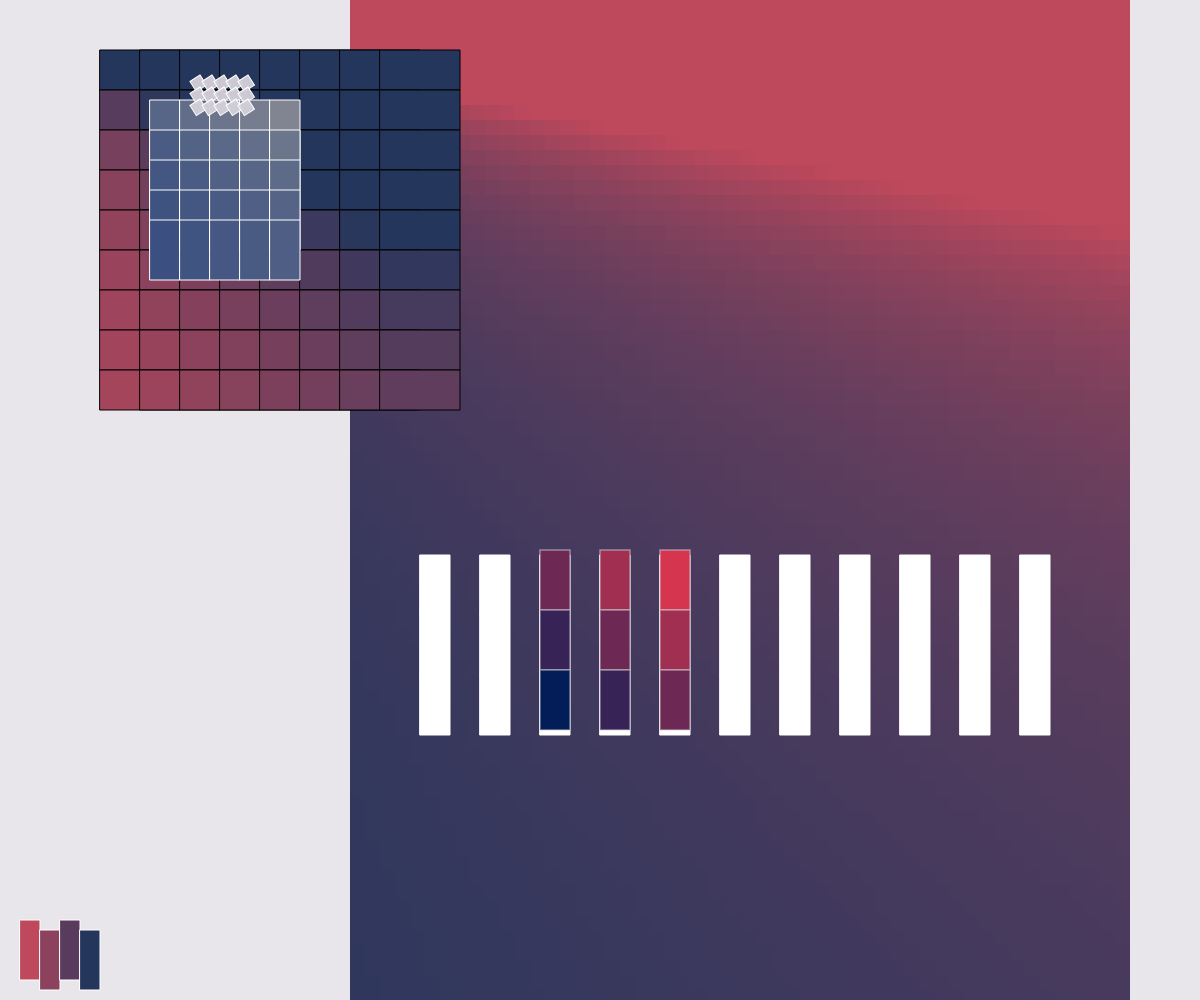
Frame 1 (no input)
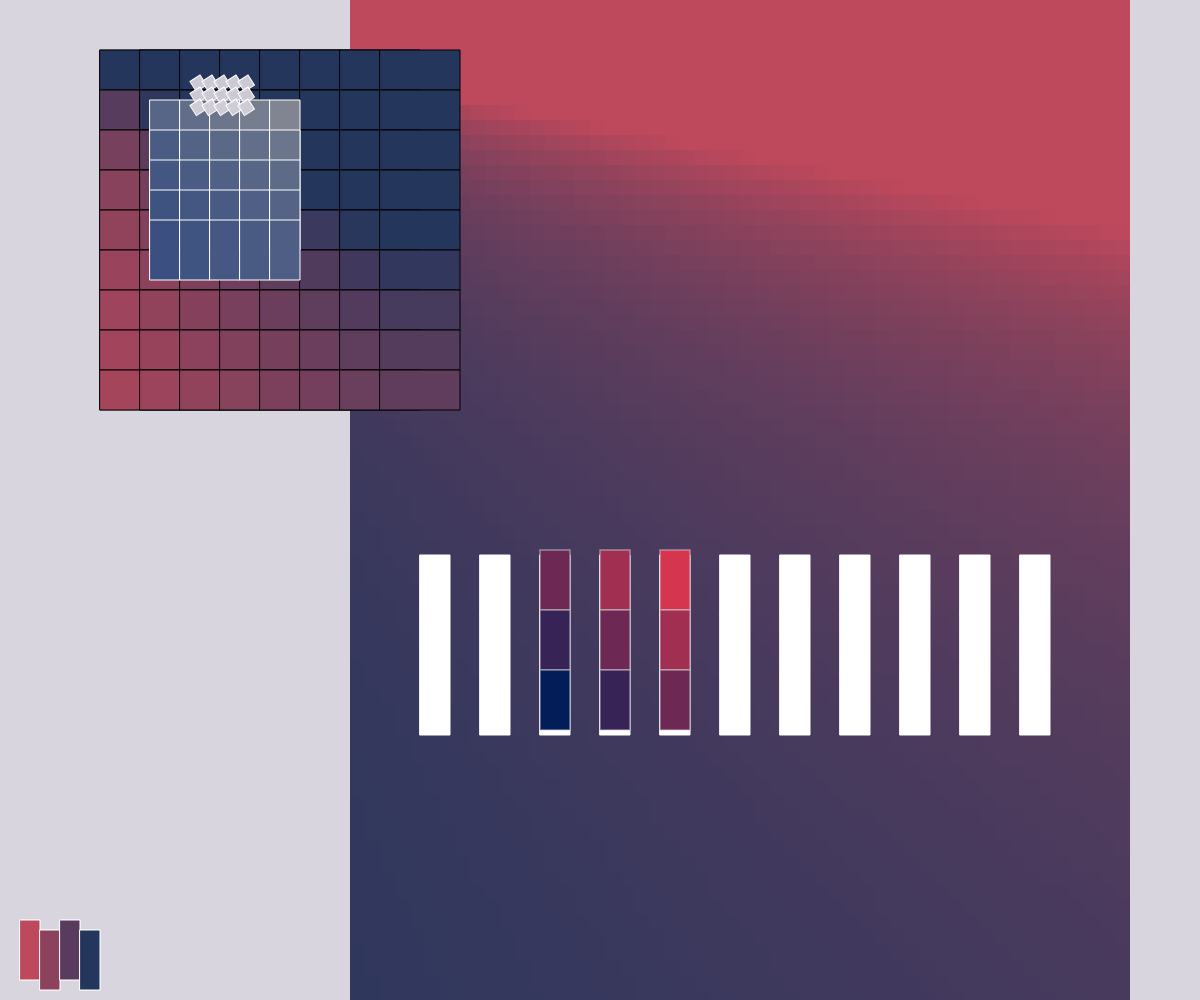
Frame 2 (the mouse pressed at the canvas centre, redrawn once)

The p5.js sketch that drew these frames (run headless with seeded random() and noise() and a simulated clock; the mouse was pressed at the canvas centre and the sketch redrawn once):

// p5.js sketch
// ── sketch.js
let cellSize;
let colr=[]

function setup() {
  createCanvas(windowWidth, windowHeight);
  colorMode(RGB);
  stroke(0)
}

function draw() {
  background('rgba(213,209,218,0.54)');
  
  // cellSize = min(width / 10, height / 10);
  
  //I think this is fine as is, wouldn't benefit much from refactoring
  // //rectangular grid in background, recode decode 1
  // for (let x = cellSize -50; x < width; x += cellSize) {
  //   for (let y = cellSize -50; y < height; y += cellSize) {
  //   push()
  //   translate(x,y)
  //   // rotate(0.5)
      
  //   let chance = random(1);
  //   if (chance < 0.5) {
  //     sign = 1;
  //   } else {
  //     sign = -1;
  //   }
  //   let angle = random(0, -60 * sign);
  //   rotate(angle);
      
  //   stroke(255)
  //   fill('rgba(210,209,211,0.41)')
  //   rect(0, 0, 20, 10)
  //   pop()
  //   }
  // } 
  
  let grid3 = new squareGrid(350, 0, 75, width/15, 15, 'rgb(37,54,93)', 'rgb(190,72,92)')
  grid3.show()
  //   //vertical grid
  // for(let x=350; x<width-150; x+=15){
  //   for (let y=0; y<height; y+=15){
  //   let startColor = color('rgb(37,54,93)')
  //   let endColor = color('rgb(190,72,92)');
  //   let grad = lerpColor(startColor, endColor, x/y*0.2)
  //   fill(grad) 
  //   strokeWeight(0.01)
  //   stroke(255)
  //   rect(x, y, 15)
  //   strokeWeight(1)
  //   }
  // }

  //  //pink rotated columns
  // for(let x=width*0.05; x<width*1.4; x+=40){
  //   for (let y=height*0.5; y<height*0.7; y+=60){
      
  //   push()
  //   translate(110, -200)
  //   rotate(0.5)
    
  //   let startColor = color('rgb(196,32,60)');
  //   let endColor = color('rgba(225,220,229,0.97)');
  //   let grad = lerpColor(startColor, endColor, x/y*0.5)
    
  //   stroke('rgba(227,223,231,0.54)')
  //   fill(grad)
  //   rect(x, y, 30, 60)
    
  //   rect(x, y-50, 30, 60)
  //   rect(x, y+100, 30, 60)
    
  //   pop()
  //   }
  // }
  
  let grid1 = new horizontalGrid(100, 50, 80, 40, 'rgb(190,72,92)', 'rgb(37,54,93)')
  grid1.show()
  //   //base, large grid below
  // for (let y=50; y<400; y+=40){
  //   for(let x=100; x < 400; x+=40){
  //   let startColor = color('rgb(190,72,92)')
  //   let endColor = color('rgb(37,54,93)');
  //   let grad = lerpColor(startColor, endColor, x/y*0.6)
  //   fill(grad) 
  //   stroke(0)
  //   rect(x, y, 80,40)
  //   }
  // }

  let grid2 = new verticalGrid(150, 100, 30, 60, 'rgb(36,62,122)', 150)
  grid2.show()
  //  //light blue grid on top
  // for(let x=150; x<300; x+=30){
  //   for (let y=100; y<250; y+=30){
  //   let startColor = color('rgb(36,62,122)');
  //   let endColor = color(150);
  //   let grad = lerpColor(startColor, endColor, x/y*0.3)
  //   fill(grad)
  //   stroke(255)
  //   rect(x, y, 30, 60)
  //   }
  // }
  
  let grid4 = new rotatedGrid(200, 75, 5, 3, 12, 'rgba(213,209,218,0.95)', 'rgba(213,209,218,0.95)')
  grid4.show()
  // //rotated rectangles, recode decode 1
  //  for(let x=200; x<250; x+=12){
  //   for (let y=75; y<110; y+=12){
  //     push()
  //     translate(x,y)
  //     rotate(1)
  //     fill('rgba(213,209,218,0.95)')
  //     rect(0, 0, 10)
  //     pop()
  //   }
  // }
  


  //I thought about making a loop but I need to specify the colors. 
  //color palette
    let from = color('rgb(190,72,92)')
    let to = color('rgb(37,54,93)');

    let interA = lerpColor(from, to, 0.33);
    let interB = lerpColor(from, to, 0.66);
    fill(from);
    rect(20, height-80, 20, 60);
    fill(interA);
    rect(40, height-70, 20, 60);
    fill(interB);
    rect(60, height-80, 20, 60);
    fill(to);
    rect(80, height-70, 20, 60);

  
  solidSticks(width*0.35, height*0.55, 255)
  //  //white columns
  // for(let x=width*0.35; x<width*0.9; x+=60){
  //   for (let y=height*0.55; y<height*0.75; y+=60){
  //     fill(255)
  //     rect(x, y+5, 30, 60)
  //     }
  //   }
  
  gradSticks(width*0.45, height*0.55, 'rgb(214,53,80)', 'rgb(3,29,88)')
  // //for 3 gradient sticks
  //   strokeWeight(1.5)
  //   let stickStart = color('rgb(214,53,80)')
  //   let stickEnd = color('rgb(3,29,88)');
  //   let stickMiddle1 = lerpColor(stickStart, stickEnd, 0.25);
  //   let stickMiddle2 = lerpColor(stickStart, stickEnd, 0.5);
  //   let stickMiddle3 = lerpColor(stickStart, stickEnd, 0.75);
  //   stroke('rgba(213,209,218,0.54)')
  //
  //   fill(stickMiddle2);
  //   rect(width*0.45, (height*0.55)+0, 30, 60);
  //   fill(stickMiddle3);
  //   rect(width*0.45, (height*0.55)+60, 30, 60);
  //   fill(stickEnd);
  //   rect(width*0.45, (height*0.55)+120, 30, 60);
  //
  //   fill(stickMiddle1);
  //   rect((width*0.45)+60, (height*0.55)+0, 30, 60);
  //   fill(stickMiddle2);
  //   rect((width*0.45)+60, (height*0.55)+60, 30, 60);
  //   fill(stickMiddle3);
  //   rect((width*0.45)+60, (height*0.55)+120, 30, 60);
  //
  //   fill(stickStart);
  //   rect((width*0.45)+120, (height*0.55)+0, 30, 60);
  //   fill(stickMiddle1);
  //   rect((width*0.45)+120, (height*0.55)+60, 30, 60);
  //   fill(stickMiddle2);
  //   rect((width*0.45)+120, (height*0.55)+120, 30, 60);
  // strokeWeight(1)



  

  

  noLoop()
}

function mousePressed(){
  loop()
}

function windowResized() {
  resizeCanvas(windowWidth, windowHeight);
}


class horizontalGrid{
  constructor(x, y, w, h, color1, color2){
    this.x = x;
    this.y = y;
    this.w = w;
    this.h = h;
    this.color1 = color1;
    this. color2 = color2;
  }

  show(){
    for(let j=this.y; j<this.h*10; j+=this.h){
      for(let i=this.x; i<this.h*10; i+=this.h){
        let startColor = color(this.color1)
        let endColor = color(this.color2);
        let grad = lerpColor(startColor, endColor, i/j*0.6)
        fill(grad) 
        stroke(0)
        strokeWeight(1)
        rect(i, j, this.w, this.h)
      }
    }
  }


}

class verticalGrid{
  constructor(x, y, w, h, color1, color2){
    this.x = x;
    this.y = y;
    this.w = w;
    this.h = h;
    this.color1 = color1;
    this. color2 = color2;
  }

  show(){
    for(let i=this.x; i<this.w*10; i+=this.w){
      for(let j=this.y; j<this.w*8; j+=this.w){
        let startColor = color(this.color1)
        let endColor = color(this.color2);
        let grad = lerpColor(startColor, endColor, i/j*0.3)
        fill(grad) 
        strokeWeight(1)
        stroke(255)
        rect(i, j, 30, 60)
      }
    }
  }

}

class squareGrid{
  constructor(x, y, col, row, siz, color1, color2){
    this.x = x;
    this.y = y;
    this.col = col;
    this.row = row;
    this.siz = siz
    this.color1 = color1;
    this. color2 = color2;
  }

  show(){
    for(let i=this.x; i<this.col*this.siz; i+=this.siz){
      for(let j=this.y; j<this.row*this.siz; j+=this.siz){
        let startColor = color(this.color1)
        let endColor = color(this.color2);
        let grad = lerpColor(startColor, endColor, i/j*0.2)
        fill(grad) 
        strokeWeight(0.01)
        stroke(255)
        square(i, j, this.siz)
      }
    }
  }

}


class rotatedGrid{
  constructor(x, y, col, row, siz, color1, color2){
    this.x = x;
    this.y = y;
    this.col = col;
    this.row = row;
    this.siz = siz
    this.color1 = color1;
    this. color2 = color2;
  }

  show(){
    for(let i=this.x; i<this.x+(this.col*this.siz); i+=this.siz){
      for(let j=this.y; j<this.y+(this.row*this.siz); j+=this.siz){
        let startColor = color(this.color1)
        let endColor = color(this.color2);
        let grad = lerpColor(startColor, endColor, i/j*0.2)
        fill(grad) 
        strokeWeight(1)
        stroke(255)
        push()
        translate(i,j)
        rotate(1)
        square(0, 0, this.siz)
        pop()
      }
    }
  }
}





function gradSticks(x, y, color1, color2){
  strokeWeight(1.5)
  let stickStart = color('rgb(214,53,80)')
  let stickEnd = color('rgb(3,29,88)');
  stroke('rgba(213,209,218,0.54)')
  for(let i=0; i<1.1; i+=0.25){
    colr.push(lerpColor(stickStart, stickEnd, i))
  }
  for(let j=2; j<5; j++){
    fill(colr[j])
    // rect(x, ((y+(60*(j-2))), 30, 60))     
    rect(x, ((y+(60*j))-120), 30, 60)          
  }
  for(let j=1; j<4; j++){
    fill(colr[j])
    rect(x+60, ((y+(60*j))-60), 30, 60)           
  }
  for(let j=0; j<3; j++){
    fill(colr[j])
    rect(x+120, (y+ (60*j)), 30, 60)             
  }
}



function solidSticks(x, y, color1) {
  for(let i=x; i<x*2.5; i+=60){
    for (let j=y; j<y*1.3; j+=60){
      fill(color1)
      rect(i, j+5, 30, 60)
      }
    }
}




 
